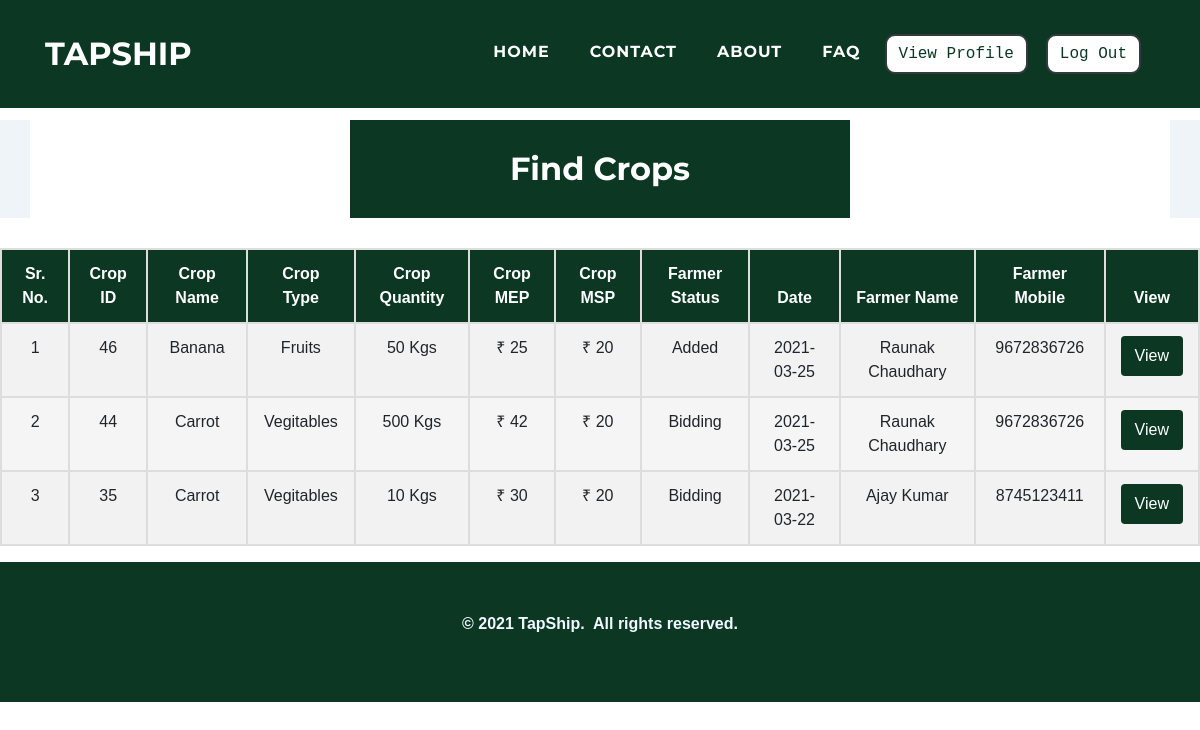
/customers/findcrop.php (signed in), run on an earlier commit of the app's database.
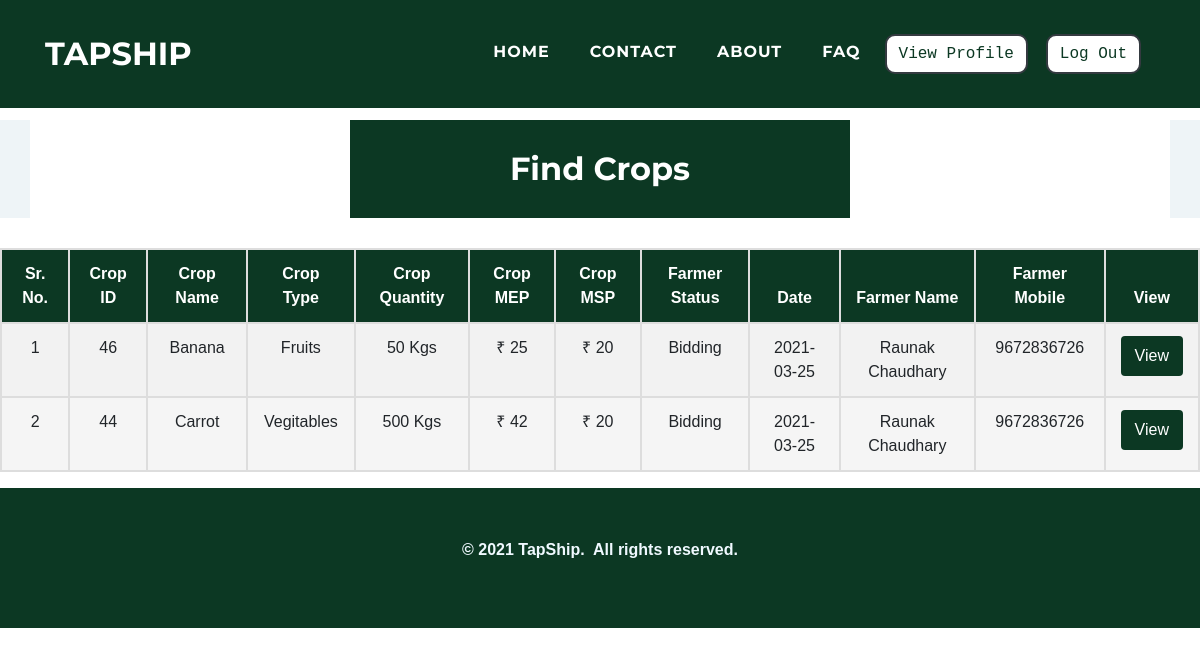
And on a later commit of the database.
### tables this page shows
CREATE TABLE `cropsale` (
  `cr_id` int(11) NOT NULL,
  `cr_f_mobile` varchar(10) NOT NULL,
  `cr_cro_id` int(11) NOT NULL,
  `cr_quantity` varchar(10) NOT NULL,
  `cr_img1` varchar(500) NOT NULL,
  `cr_img2` varchar(500) NOT NULL,
  `cr_img3` varchar(500) NOT NULL,
  `cr_mep` varchar(10) NOT NULL,
  `cr_date` date NOT NULL,
  `cr_status` varchar(10) NOT NULL
);

CREATE TABLE `cropdetails` (
  `cro_id` int(11) NOT NULL,
  `cro_name` varchar(50) NOT NULL,
  `cro_type` varchar(25) NOT NULL,
  `cro_msp` float NOT NULL
);

### customers/findcrop.php (the view, shortened to what this page needs)
<?php
$res = $_SESSION["sessionid"];
$c_mobile= $res;
?>
<!DOCTYPE html>
<html>
<head>
    <link rel="stylesheet" href="../assets/bootstrap/css/bootstrap.min.css">
    <link rel="stylesheet" href="../assets/fonts/font-awesome.min.css">
    <link rel="stylesheet" href="../assets/fonts/ionicons.min.css">
    <link rel="stylesheet" href="../assets/css/Article-List.css">
    <link rel="stylesheet" href="../assets/css/Features-Boxed.css">
    <link rel="stylesheet" href="../assets/css/Footer-Dark.css">
    <link rel="stylesheet" href="../assets/css/Highlight-Blue.css">
    <link rel="stylesheet" href="https://cdnjs.cloudflare.com/ajax/libs/animate.css/3.5.2/animate.min.css">
    <link rel="stylesheet" href="https://cdnjs.cloudflare.com/ajax/libs/aos/2.2.0/aos.css">
    <link rel="stylesheet" href="../assets/css/Login-Form-Clean.css">
    <link rel="stylesheet" href="../assets/css/table-style.css"/>
</head>
<body id="page-top">
    <nav class="navbar navbar-light navbar-expand-lg fixed-top text-uppercase" id="mainNav" style="background: #0c3823;">
        <div class="container">
            <a class="navbar-brand js-scroll-trigger" data-bs-hover-animate="pulse" href="../index.php" style="font-family: Montserrat, sans-serif;">TAPSHIP</a>
            <div class="collapse navbar-collapse"
                id="navbarResponsive">
                <ul class="nav navbar-nav ml-auto">
                    <li class="nav-item mx-0 mx-lg-1"><a class="nav-link py-3 px-0 px-lg-3 rounded js-scroll-trigger" data-bs-hover-animate="pulse" href="../index.php" style="filter: contrast(100%) grayscale(0%) hue-rotate(0deg) invert(0%) sepia(0%);">HOME</a></li>
                    <li class="nav-item mx-0 mx-lg-1"><a class="nav-link py-3 px-0 px-lg-3 rounded js-scroll-trigger" data-bs-hover-animate="pulse" href="../contact.php">CONTACT</a></li>
                    <li class="nav-item mx-0 mx-lg-1"><a class="nav-link py-3 px-0 px-lg-3 rounded js-scroll-trigger" data-bs-hover-animate="pulse" href="../about.php">ABOUT</a></li>
                    <li class="nav-item mx-0 mx-lg-1"><a class="nav-link py-3 px-0 px-lg-3 rounded js-scroll-trigger" data-bs-hover-animate="pulse" href="../faq.php">FAQ</a></li>
                    <li class="nav-item mx-0 mx-lg-1"><a href="../customers/profile.php"><button class="btn btn-dark text-monospace" data-bs-hover-animate="pulse" type="button" style="margin: 10px;background: rgb(255,255,255);color: #0c3823;margin-left: 0;border-radius: 10px;">View Profile</button></a></li>
                    <li class="nav-item mx-0 mx-lg-1"><a href="../farmers/logout-script.php"><button  class="btn btn-dark text-monospace" data-bs-hover-animate="pulse" type="button" style="margin: 10px;background: rgb(255,255,255);color: #0c3823;margin-left: 0;border-radius: 10px;">Log Out</button></a></li>
                </ul>
            </div>
        </div>
    </nav>
    <div class="features-boxed">
        <div class="container" style="background: #ffffff;">
            <div class="intro" style="background: #0c3823;margin-top: 120px;margin-bottom: 30px;">
                <h2 class="text-center" data-aos="fade" style="color: rgb(255,255,255);padding: 30px;margin-bottom: 0px;">Find Crops</h2>
            </div>
        </div>
    </div>
    <table  id="tabledata" class=" table table-striped table-hover table-bordered">
 <tr class="bg-dark text-white text-center">
 <thead>
 <th>Sr. No.</th>
 <th> Crop ID </th>
 <th> Crop Name </th>
 <th> Crop Type</th>
 <th> Crop Quantity</th>
 <th> Crop MEP</th>
 <th> Crop MSP</th>
 <th> Farmer Status</th>
 <th> Date</th>
 <th> Farmer Name</th>
 <th> Farmer Mobile</th>
 <th> View</th>
 </thead>
 </tr >
 <?php
$con = mysqli_connect('localhost','root');
mysqli_select_db($con,'tapship');
 $q = "SELECT CD.cro_name, CD.cro_type, CD.cro_msp, CS.cr_id, CS.cr_quantity, CS.cr_mep, CS.cr_date, CS.cr_status, f.f_name, f.f_mobile
 FROM cropdetails CD, cropsale CS, farmer f  where CD.cro_id=CS.cr_cro_id AND f.f_mobile=CS.cr_f_mobile AND cs.cr_status IN (0,1) AND (SELECT count(cb_id) from cropbid cb WHERE cb.cb_c_mobile = $c_mobile AND cb.cb_cr_id = cs.cr_id)=0
 ORDER BY CS.cr_id DESC";
 $query = mysqli_query($con,$q);
 $c = 1;
 while($res = mysqli_fetch_array($query)){
     if($res['cr_status']==0||1){
 ?>
 <tr class="text-center">
 <td data-label="Sr. No."> <?php echo $c; $c+=1 ?> </td>
 <td data-label="Crop ID"> <?php echo $res['cr_id']; ?> </td>
 <td data-label="Crop Name"> <?php echo $res['cro_name'];  ?> </td>
 <td data-label="Crop Type"> <?php echo $res['cro_type'];  ?> </td>
 <td data-label="Crop Quantity"> <?php echo $res['cr_quantity'],' Kgs';  ?> </td>
 <td data-label="Crop MEP"> <?php echo '₹ ',$res['cr_mep'];  ?> </td>
 <td data-label="Crop MSP"> <?php echo '₹ ',$res['cro_msp'];  ?> </td>
 <td data-label="Crop Status"> <?php if($res['cr_status']=="0"){echo "Added";}else if($res['cr_status']=="1"){echo "Bidding";}else if($res['cr_status']=="2"){echo "Bid Accepted";}else if($res['cr_status']=="3"){echo "Transport Pending";}else if($res['cr_status']=="4"){echo "Deal Over";}  ?> </td>
 <td data-label="Date"> <?php echo $res['cr_date'];  ?> </td>
 <td data-label="Farmer Name"> <?php echo $res['f_name'];  ?> </td>
 <td data-label="Farmer Mobile"> <?php echo $res['f_mobile'];  ?> </td>
 <td data-label="View Details"> <button class="btn" style="background-color:#0c3823;"> <a href="viewcrop.php?cr_id=<?php echo $res['cr_id']; ?>" class="text-white"> View </a> </button> </td>
 </tr>
 <?php
 }}
  ?>
 </table>
    <div class="footer-dark" style="background: rgb(12,56,35);">
        <footer>
            <div class="container">
                <p style="text-align: center;"><strong>© 2021 TapShip.&nbsp; All rights reserved.</strong><br></p>
            </div>
        </footer>
    </div>
</body>
</html>

### assets/css/Features-Boxed.css (style rules this page uses)
.features-boxed { color: #313437; background-color: #eef4f7; }
.features-boxed h2 { font-weight: bold; margin-bottom: 40px; padding-top: 40px; color: inherit; }
.features-boxed .intro { font-size: 16px; max-width: 500px; margin: 0 auto; }

### assets/css/Footer-Dark.css (style rules this page uses)
.footer-dark { padding: 50px 0; bottom: 0; color: #f0f9ff; background-color: #282d32; }

### assets/css/table-style.css (style rules this page uses)
body { margin:0; font-family: sans-serif; }
* { box-sizing: border-box; }
.table { width: 100%; border-collapse: collapse; }
.table td,.table th { padding:12px 15px; border:2px solid #ddd; text-align: center; font-size:16px; }
.table th { background-color:#0c3823; color:#ffffff; }
.table tbody tr:nth-child(even) { background-color: #f5f5f5; }

What changed in the data, as far as the page shows it:
no longer on this page (row edited): cropsale: cr_id "35", cr_cro.cro_name "Carrot", cr_cro.cro_type "Vegitables", cr_quantity "10", cr_mep "30", cr_cro.cro_msp "20", cr_status "Bidding", cr_date "2021-03-22", f_name "Ajay Kumar", f_mobile "8745123411"
changed cropsale "Banana": cr_status "Added" → "Bidding"
